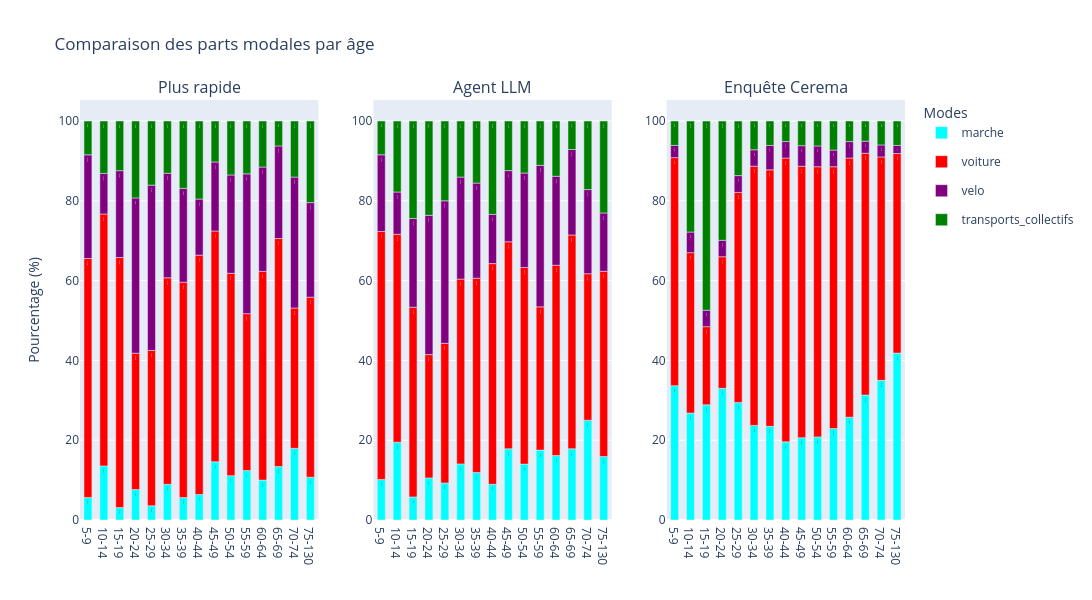

Notebook code for this chart:
### Code cell
bar_graph(moves, cerema["parts_modales_2023"]["Age"], "Comparaison des parts modales par âge", x_name="Age_cat")
